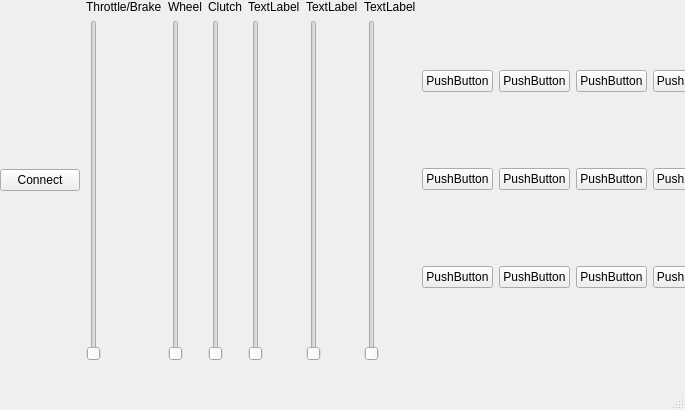
<?xml version="1.0" encoding="UTF-8"?>
<ui version="4.0">
 <class>JoyControl</class>
 <widget class="QMainWindow" name="JoyControl">
  <property name="geometry">
   <rect>
    <x>0</x>
    <y>0</y>
    <width>685</width>
    <height>410</height>
   </rect>
  </property>
  <property name="windowTitle">
   <string>MainWindow</string>
  </property>
  <widget class="QWidget" name="centralwidget">
   <widget class="QWidget" name="horizontalLayoutWidget">
    <property name="geometry">
     <rect>
      <x>0</x>
      <y>0</y>
      <width>723</width>
      <height>361</height>
     </rect>
    </property>
    <layout class="QHBoxLayout" name="horizontalLayout" stretch="0,0,0,0,0,0,0,0">
     <property name="sizeConstraint">
      <enum>QLayout::SetDefaultConstraint</enum>
     </property>
     <item>
      <widget class="QPushButton" name="btnConnect">
       <property name="text">
        <string>Connect</string>
       </property>
      </widget>
     </item>
     <item>
      <layout class="QVBoxLayout" name="verticalLayout_7">
       <item>
        <layout class="QVBoxLayout" name="verticalLayout">
         <item>
          <widget class="QLabel" name="label">
           <property name="text">
            <string>Throttle/Brake</string>
           </property>
          </widget>
         </item>
         <item>
          <widget class="QSlider" name="verticalSlider">
           <property name="orientation">
            <enum>Qt::Vertical</enum>
           </property>
          </widget>
         </item>
        </layout>
       </item>
      </layout>
     </item>
     <item>
      <layout class="QVBoxLayout" name="verticalLayout_6">
       <item>
        <widget class="QLabel" name="label_2">
         <property name="text">
          <string>Wheel</string>
         </property>
        </widget>
       </item>
       <item>
        <widget class="QSlider" name="verticalSlider_3">
         <property name="orientation">
          <enum>Qt::Vertical</enum>
         </property>
        </widget>
       </item>
      </layout>
     </item>
     <item>
      <layout class="QVBoxLayout" name="verticalLayout_5">
       <item>
        <widget class="QLabel" name="label_3">
         <property name="text">
          <string>Clutch</string>
         </property>
        </widget>
       </item>
       <item>
        <widget class="QSlider" name="verticalSlider_4">
         <property name="orientation">
          <enum>Qt::Vertical</enum>
         </property>
        </widget>
       </item>
      </layout>
     </item>
     <item>
      <layout class="QVBoxLayout" name="verticalLayout_2">
       <item>
        <widget class="QLabel" name="label_4">
         <property name="text">
          <string>TextLabel</string>
         </property>
        </widget>
       </item>
       <item>
        <widget class="QSlider" name="verticalSlider_5">
         <property name="orientation">
          <enum>Qt::Vertical</enum>
         </property>
        </widget>
       </item>
      </layout>
     </item>
     <item>
      <layout class="QVBoxLayout" name="verticalLayout_3">
       <item>
        <widget class="QLabel" name="label_5">
         <property name="text">
          <string>TextLabel</string>
         </property>
        </widget>
       </item>
       <item>
        <widget class="QSlider" name="verticalSlider_6">
         <property name="orientation">
          <enum>Qt::Vertical</enum>
         </property>
        </widget>
       </item>
      </layout>
     </item>
     <item>
      <layout class="QVBoxLayout" name="verticalLayout_4">
       <item>
        <widget class="QLabel" name="label_6">
         <property name="text">
          <string>TextLabel</string>
         </property>
        </widget>
       </item>
       <item>
        <widget class="QSlider" name="verticalSlider_7">
         <property name="orientation">
          <enum>Qt::Vertical</enum>
         </property>
        </widget>
       </item>
      </layout>
     </item>
     <item>
      <layout class="QGridLayout" name="gridLayout">
       <item row="2" column="0">
        <widget class="QPushButton" name="pushButton_5">
         <property name="text">
          <string>PushButton</string>
         </property>
        </widget>
       </item>
       <item row="0" column="2">
        <widget class="QPushButton" name="pushButton_7">
         <property name="text">
          <string>PushButton</string>
         </property>
        </widget>
       </item>
       <item row="2" column="1">
        <widget class="QPushButton" name="pushButton_6">
         <property name="text">
          <string>PushButton</string>
         </property>
        </widget>
       </item>
       <item row="1" column="1">
        <widget class="QPushButton" name="pushButton_4">
         <property name="text">
          <string>PushButton</string>
         </property>
        </widget>
       </item>
       <item row="0" column="1">
        <widget class="QPushButton" name="pushButton">
         <property name="text">
          <string>PushButton</string>
         </property>
        </widget>
       </item>
       <item row="1" column="0">
        <widget class="QPushButton" name="pushButton_3">
         <property name="text">
          <string>PushButton</string>
         </property>
        </widget>
       </item>
       <item row="0" column="0">
        <widget class="QPushButton" name="pushButton_2">
         <property name="text">
          <string>PushButton</string>
         </property>
        </widget>
       </item>
       <item row="0" column="3">
        <widget class="QPushButton" name="pushButton_8">
         <property name="text">
          <string>PushButton</string>
         </property>
        </widget>
       </item>
       <item row="1" column="2">
        <widget class="QPushButton" name="pushButton_9">
         <property name="text">
          <string>PushButton</string>
         </property>
        </widget>
       </item>
       <item row="1" column="3">
        <widget class="QPushButton" name="pushButton_10">
         <property name="text">
          <string>PushButton</string>
         </property>
        </widget>
       </item>
       <item row="2" column="2">
        <widget class="QPushButton" name="pushButton_11">
         <property name="text">
          <string>PushButton</string>
         </property>
        </widget>
       </item>
       <item row="2" column="3">
        <widget class="QPushButton" name="pushButton_12">
         <property name="text">
          <string>PushButton</string>
         </property>
        </widget>
       </item>
      </layout>
     </item>
    </layout>
   </widget>
  </widget>
  <widget class="QMenuBar" name="menubar">
   <property name="geometry">
    <rect>
     <x>0</x>
     <y>0</y>
     <width>685</width>
     <height>21</height>
    </rect>
   </property>
  </widget>
  <widget class="QStatusBar" name="statusbar"/>
 </widget>
 <resources/>
 <connections/>
</ui>
